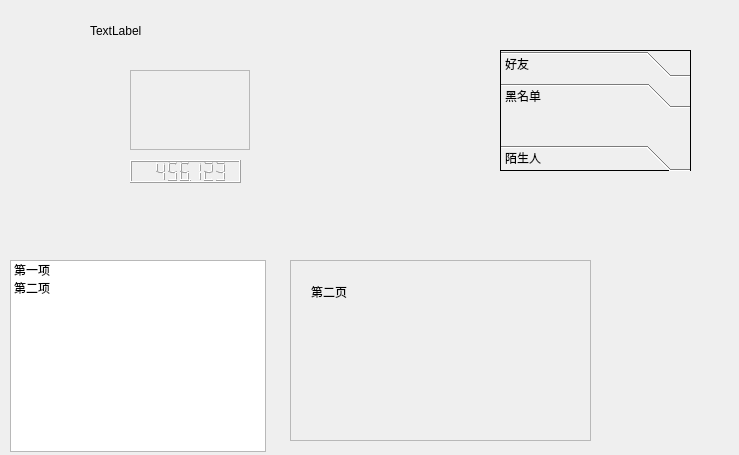
<?xml version="1.0" encoding="UTF-8"?>
<ui version="4.0">
 <class>MyWidget</class>
 <widget class="QWidget" name="MyWidget">
  <property name="geometry">
   <rect>
    <x>0</x>
    <y>0</y>
    <width>739</width>
    <height>455</height>
   </rect>
  </property>
  <property name="windowTitle">
   <string>MyWidget</string>
  </property>
  <widget class="QFrame" name="frame">
   <property name="geometry">
    <rect>
     <x>130</x>
     <y>70</y>
     <width>120</width>
     <height>80</height>
    </rect>
   </property>
   <property name="frameShape">
    <enum>QFrame::StyledPanel</enum>
   </property>
   <property name="frameShadow">
    <enum>QFrame::Raised</enum>
   </property>
  </widget>
  <widget class="QLabel" name="label">
   <property name="geometry">
    <rect>
     <x>90</x>
     <y>10</y>
     <width>221</width>
     <height>41</height>
    </rect>
   </property>
   <property name="text">
    <string>TextLabel</string>
   </property>
   <property name="scaledContents">
    <bool>true</bool>
   </property>
  </widget>
  <widget class="QLCDNumber" name="lcdNumber">
   <property name="geometry">
    <rect>
     <x>130</x>
     <y>160</y>
     <width>111</width>
     <height>23</height>
    </rect>
   </property>
   <property name="smallDecimalPoint">
    <bool>true</bool>
   </property>
   <property name="digitCount">
    <number>7</number>
   </property>
   <property name="value" stdset="0">
    <double>456.122999999999990</double>
   </property>
  </widget>
  <widget class="QListWidget" name="listWidget">
   <property name="geometry">
    <rect>
     <x>10</x>
     <y>260</y>
     <width>256</width>
     <height>192</height>
    </rect>
   </property>
   <item>
    <property name="text">
     <string>第一项</string>
    </property>
   </item>
   <item>
    <property name="text">
     <string>第二项</string>
    </property>
   </item>
  </widget>
  <widget class="QStackedWidget" name="stackedWidget">
   <property name="geometry">
    <rect>
     <x>290</x>
     <y>260</y>
     <width>301</width>
     <height>181</height>
    </rect>
   </property>
   <property name="frameShape">
    <enum>QFrame::StyledPanel</enum>
   </property>
   <property name="currentIndex">
    <number>1</number>
   </property>
   <widget class="QWidget" name="page">
    <widget class="QLabel" name="label_2">
     <property name="geometry">
      <rect>
       <x>30</x>
       <y>20</y>
       <width>61</width>
       <height>21</height>
      </rect>
     </property>
     <property name="text">
      <string>第一页</string>
     </property>
    </widget>
   </widget>
   <widget class="QWidget" name="page_2">
    <widget class="QLabel" name="label_3">
     <property name="geometry">
      <rect>
       <x>20</x>
       <y>20</y>
       <width>71</width>
       <height>21</height>
      </rect>
     </property>
     <property name="text">
      <string>第二页</string>
     </property>
    </widget>
   </widget>
  </widget>
  <widget class="QToolBox" name="toolBox">
   <property name="geometry">
    <rect>
     <x>500</x>
     <y>50</y>
     <width>191</width>
     <height>121</height>
    </rect>
   </property>
   <property name="frameShape">
    <enum>QFrame::Box</enum>
   </property>
   <property name="currentIndex">
    <number>1</number>
   </property>
   <widget class="QWidget" name="page_3">
    <property name="geometry">
     <rect>
      <x>0</x>
      <y>0</y>
      <width>189</width>
      <height>41</height>
     </rect>
    </property>
    <attribute name="label">
     <string>好友</string>
    </attribute>
   </widget>
   <widget class="QWidget" name="page_5">
    <attribute name="label">
     <string>黑名单</string>
    </attribute>
   </widget>
   <widget class="QWidget" name="page_4">
    <property name="geometry">
     <rect>
      <x>0</x>
      <y>0</y>
      <width>189</width>
      <height>41</height>
     </rect>
    </property>
    <attribute name="label">
     <string>陌生人</string>
    </attribute>
   </widget>
  </widget>
 </widget>
 <layoutdefault spacing="6" margin="11"/>
 <resources/>
 <connections>
  <connection>
   <sender>listWidget</sender>
   <signal>currentRowChanged(int)</signal>
   <receiver>stackedWidget</receiver>
   <slot>setCurrentIndex(int)</slot>
   <hints>
    <hint type="sourcelabel">
     <x>156</x>
     <y>302</y>
    </hint>
    <hint type="destinationlabel">
     <x>383</x>
     <y>320</y>
    </hint>
   </hints>
  </connection>
 </connections>
</ui>
